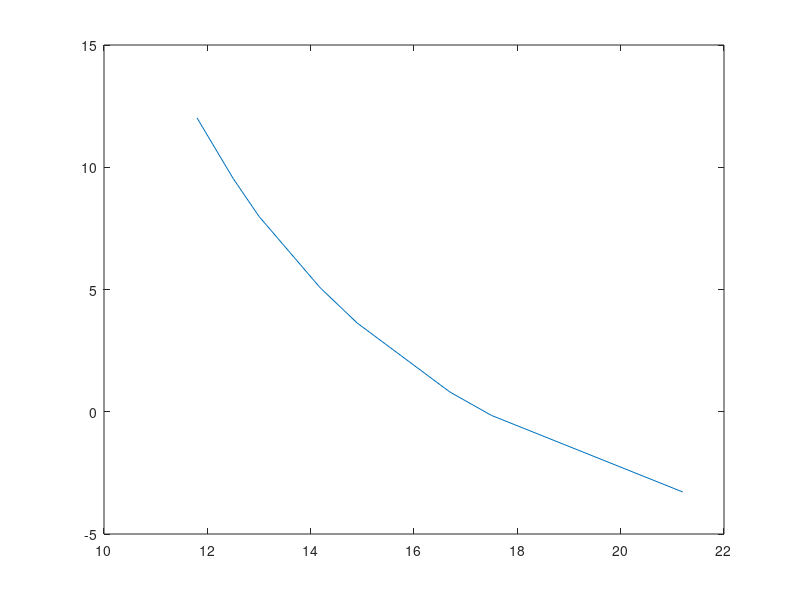

Recreate this plot in MATLAB.
Ves=[11.8 12.5 13 14.16 14.2 14.9 16.7 17.5 21.2];
Als=[12.02 9.54 7.99 5.13 5.04 3.63 0.8 -0.15 -3.28];
Vid={'Vs','Vc-ma','Vlo','Vmc-l','V4','Vc-mr','Vo','Vd','Vh'};
plot(Ves,Als)